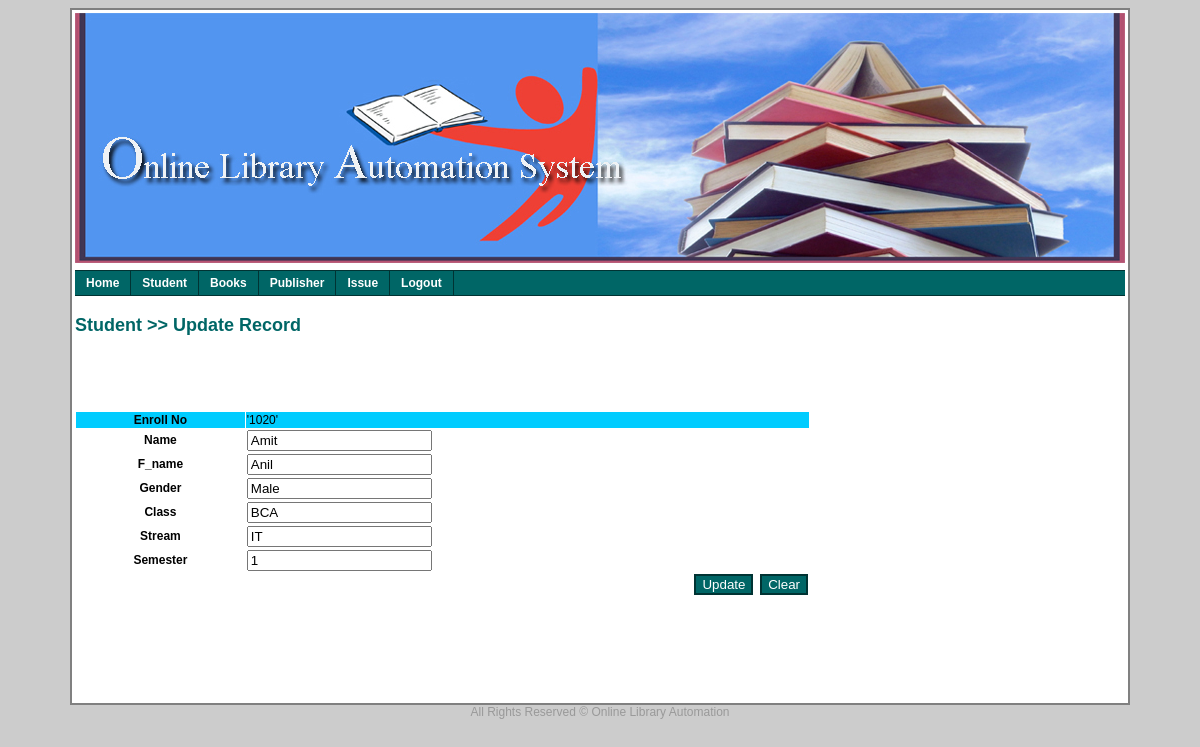
/updateStuRecord.php?enroll=1020, run on the app's committed database.
### tables this page shows
CREATE TABLE IF NOT EXISTS `stu_mstr` (
  `enroll_no` int(11) NOT NULL AUTO_INCREMENT,
  `sname` varchar(100) DEFAULT NULL,
  `fname` varchar(100) DEFAULT NULL,
  `gender` varchar(10) DEFAULT NULL,
  `sclass` varchar(10) DEFAULT NULL,
  `stream` varchar(20) DEFAULT NULL,
  `semester` varchar(10) DEFAULT NULL,
  `pswd` varchar(20) DEFAULT '123456',
  `photo` longblob,
  PRIMARY KEY (`enroll_no`)
);

### updateStuRecord.php (the view, shortened to what this page needs)
<!DOCTYPE html>
<html>
    <head>
        <link href="style/mycss.css" rel="stylesheet" type="text/css" />
    </head>
    <body>
    <center>
        <table class="table">
            <tr>
                <td width="100%" height="250px" valign="top">
                </td>
            </tr>
            <tr>
                <td width="100%" valign="top">
                </td>
            </tr>
            <tr>
                <td width="100%" height="400px" valign="top">
                    <h2>Student  >> Update Record
                    </h2>
                    <p align="right" class="newadd">
                    </p>
                    <p align="right" class="delt" style="font-size: 14px;">
                    </p>
                    <?php
                           $enroll=$_REQUEST['enroll'];
                           $q="select sname,fname,gender,sclass,stream,semester from stu_mstr where enroll_no='$enroll'";
                           $r = mysql_query($q);
	$c = mysql_num_rows($r);
	if($c > 0)
	{
            if($row = mysql_fetch_array($r))
                             {
                       echo "<form action='UpdateStu.php' method='post' name='frm' onsubmit='return validate();'>";
                    echo "<table cellspacing='1' cellpadding='1' border='0' width='70%'>";
                        echo "<tr style='background-color: #00ccff;'>";
                         echo "<th>";
                           echo "Enroll No";
                        echo "</th>";
                        echo "<td>";
                           echo "<input type='hidden' name='enroll' value='$enroll' />'$enroll'";
                        echo "</td>";
                        echo "</tr>";
                        echo "<tr>";
                         echo "<th>";
                           echo "Name";
                        echo "</th>";
                        echo "<td>";
                        $a=$row['sname'];
                           echo "<input type='text' name='sname' value='$a'>";
                        echo "</td>";
                       echo "</tr>";
                        echo "<tr>";
                         echo "<th>";
                            echo "F_name";
                        echo "</th>";
                        echo "<td>";
                        $b=$row['fname'];
                            echo "<input type='text' name='fname' value='$b'/>";
                        echo "</td>";
                        echo "</tr>";
                        echo "<tr>";
                        echo "<th>";
                           echo "Gender";
                        echo "</th>";
                        echo "<td>";
                        $c1=$row['gender'];
                           echo "<input type='text' name='gender' value='$c1'/>";
                        echo "</td>";
                        echo "</tr>";
                        echo "<tr>";
                         echo "<th>";
                            echo "Class";
                        echo "</th>";
                        echo "<td>";
                        $d=$row['sclass'];
                            echo "<input type='text' name='sclass' value='$d'/>";
                        echo "</td>";
                        echo "</tr>";
                        echo "<tr>";
                         echo "<th>";
                           echo "Stream";
                        echo "</th>";
                        echo "<td>";
                        $e=$row['stream'];
                            echo "<input type='text' name='stream' value='$e'/>";
                        echo "</td>";
                        echo "</tr>";
                         echo "<th>";
                            echo "Semester";
                        echo "</th>";
                       echo "<td>";
                       $f=$row['semester'];
                            echo "<input type='text' name='sem' value='$f'/>";
                        echo "</td>";
                        echo "</tr>";
                        echo "<tr>";
                            echo "<td colspan='2' align='right'>";
                               echo "<input type='submit' value='Update' class='button' />&nbsp;&nbsp;<input type='reset' value='Clear' class='button' />";
                            echo "</td>";
                    echo "</table>";
                           }
        }
        ?>
    </center>
</body>
</html>

### style/mycss.css (style rules this page uses)
body { background-color: #cccccc; font-family: Verdana,Arial,Helvetica,sans-serif; font-size: 12px; }
.button { background-color: #006666; color: #ffffff; border-right-style: solid; border-left-style: solid; border-bottom-style: solid; border-top-style: solid; border-right-color: #003333; border-left-color: #003333; border-bottom-color: #003333; border-top-color: #003333; border-right-width: 2px; border-left-width: 2px; border-bottom-width: 2px; border-top-width: 2px; }
h2 { color: #006666; }
.newadd { text-decoration: none; font-size: 14px; color: #009900; }
.delt { text-decoration: none; font-size: 12px; color: #ff0000; }
.table { width: 1050px; border-right-style: solid; border-left-style: solid; border-bottom-style: solid; border-top-style: solid; border-right-width: 2px; border-left-width: 2px; border-bottom-width: 2px; border-top-width: 2px; background-color: #ffffff; }
.footer { font-size: 12px; color: #999999; }
.h_mnu_01 { width: 100%; font-family: Verdana, Arial, Helvetica, sans-serif; font-size: 12px; font-weight: bold; font-style: normal; text-decoration: none; }
.h_mnu_01 ul { margin: 0; padding: 0; float: left; width: 100%; background: #006666; border-top-width: 1px; border-right-width: 0; border-bottom-width: 1px; border-left-width: 0; border-top-style: solid; border-right-style: solid; border-bottom-style: solid; border-left-style: solid; border-top-color: #003333; border-right-color: #003333; border-bottom-color: #003333; border-left-color: #003333 }
.h_mnu_01 ul li { display: inline; }
.h_mnu_01 ul li a { float: left; color: #FFFFFF; padding: 5px 11px; text-decoration: none; border-right-width: 1px; border-right-style: solid; border-right-color: #003333; }

### data on the page
stu_mstr: sname "Amit", fname "Anil", gender "Male", sclass "BCA", stream "IT", sem "1"

### other printed values
$enroll "1020"
